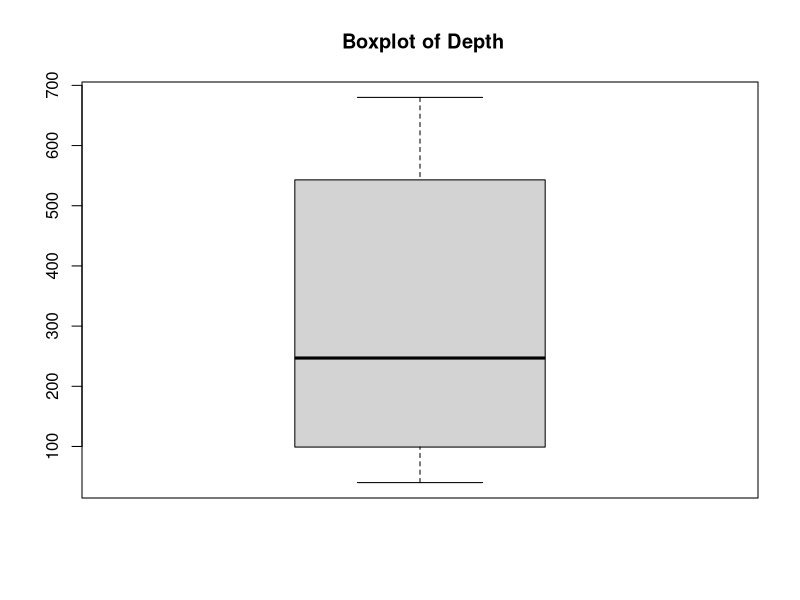
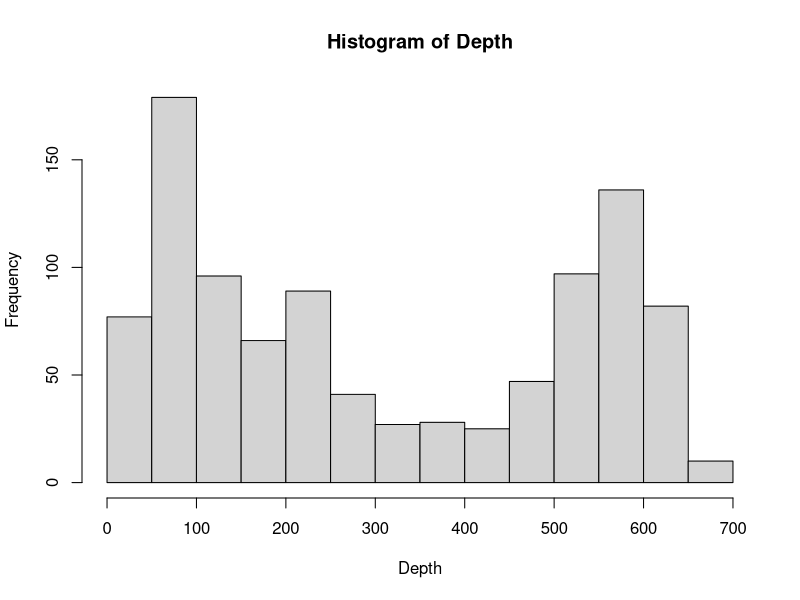
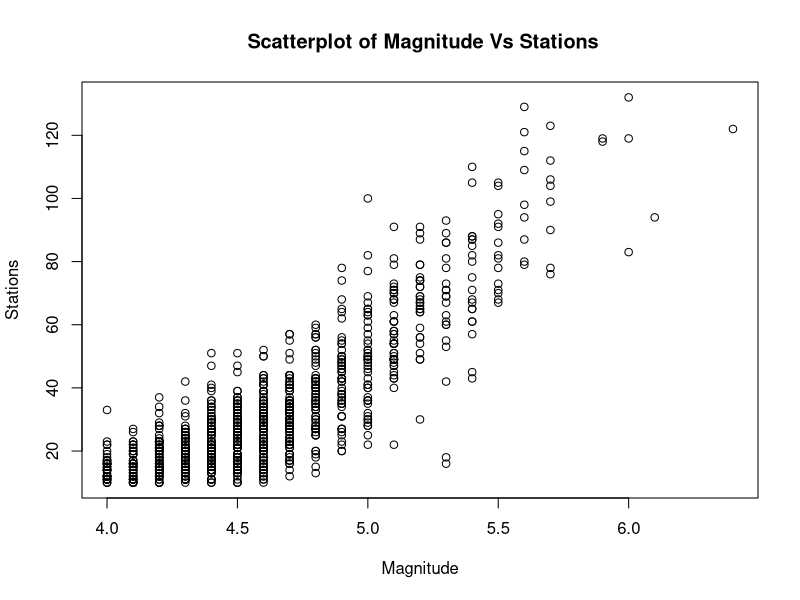
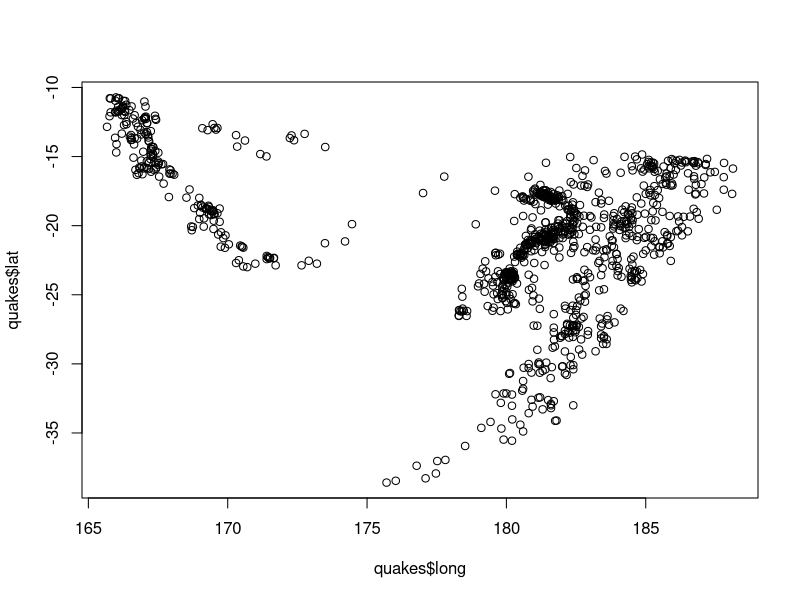

Here is the R script that generated these plots, in order:
## ---- chunk 1
#DO NOT EDIT THIS CHUNK OR ANYTHING ABOVE IT!
knitr::opts_chunk$set(echo = TRUE, eval = TRUE, fig.align = "center", warning = F, message = F, tidy=T, tidy.opts=list(width.cutoff=50))
## ---- chunk 2
head(quakes)
## ---- chunk 3
# your code here
dim(quakes)
## ---- chunk 4
# your code here

#Values for variable mag

max(quakes$mag)
mean(quakes$mag)
median(quakes$mag)
min(quakes$mag)

#Values for variable depth

max(quakes$depth)
mean(quakes$depth)
median(quakes$depth)
min(quakes$depth)
## ---- chunk 5
median(quakes$mag[quakes$long>175])

median(quakes[quakes$long>175,]$mag) #this is the more conventional notation
## ---- chunk 6
# your code here
mean(quakes$mag[quakes$depth>median(quakes$depth)])
mean(quakes$mag[quakes$depth<median(quakes$depth)])

## ---- chunk 7
# your code here
sd(quakes$lat[quakes$depth>median(quakes$depth)])
sd(quakes$lat[quakes$depth<median(quakes$depth)])
## ---- chunk 8
# update the code below by replacing the NA with the correct expression to convert to meters
quakes$depth_m <- quakes$depth*1000
head(quakes)
## ---- chunk 9
# your code here
boxplot(quakes$depth,main = ' Boxplot of Depth')

## ---- chunk 10
# your code here
hist(quakes$depth,main='Histogram of Depth',xlab = 'Depth')

## ---- chunk 11
# your code here
plot(quakes$mag,quakes$stations,main = ' Scatterplot of Magnitude Vs Stations',xlab = 'Magnitude' , ylab = 'Stations')

## ---- chunk 12
# your code here
plot(quakes$long,quakes$lat)

## ---- chunk 13
## DO NOT DELETE OR MODIFY THIS CHUNK: IT MUST BE PRESENT TO RECEIVE CREDIT FOR THE ASSIGNMENT
sessionInfo(); Sys.time(); Sys.info()
